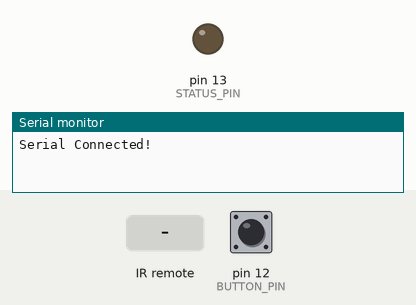
Bench run of a sketch on a simulated Arduino Uno, built with avr-gcc and run on an emulated ATmega328P. Parts: output pins drawn as LEDs (lit = HIGH), the last lines printed to the serial monitor. Dashed ring = blinking. The inputs (shaded band) are chosen by the test bench; at power-on: pin 12 (BUTTON_PIN) LOW.

Above: at 1.2 s.
1.3 s: pin 12 (BUTTON_PIN) pulled HIGH for 1 s
At 1.8 s:
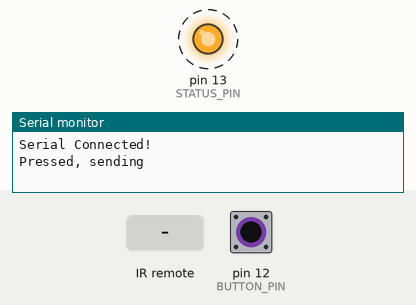
4.1 s: infrared code 0x4BB6906F received
7.1 s: pin 12 (BUTTON_PIN) pulled HIGH for 3.2 s
At 7.5 s:
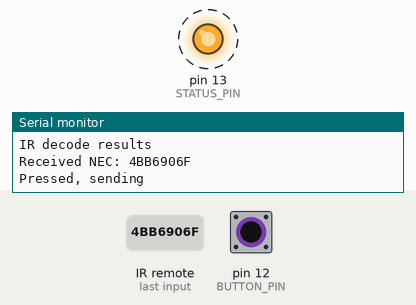
Timing chart, 0 to 12.2 s (numbered marks = the images above; inputs shaded):
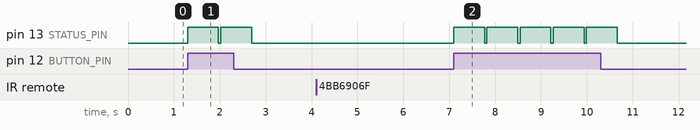

Measured:
- after the input at 1.3 s, pin 13 (STATUS_PIN): alternates HIGH for 0.67 s and LOW for 0.05 s, 4 changes in all, then stays LOW, starting at once
- after the input at 7.1 s, pin 13 (STATUS_PIN): alternates HIGH for 0.67 s and LOW for 0.05 s, 10 changes in all, then stays LOW, starting at once

The sketch:

StereoSourceSwitcher.ino
```cpp
// (licence header left out)
#include <IRremote.h>

int RECV_PIN = 11;
int BUTTON_PIN = 12;
int STATUS_PIN = 13;

IRsend irsend;
IRrecv irrecv(RECV_PIN);

unsigned long CD_MODE = 0x4BB6906F;
unsigned long V2_MODE = 0x4BB6708F;

decode_results results;
String inputString = "";         // a string to hold incoming data
boolean stringComplete = false;  // whether the string is complete
int lastButtonState;
boolean sending = false;

void setup()
{

  irrecv.enableIRIn(); // Start the receiver
  pinMode(BUTTON_PIN, INPUT);
  pinMode(STATUS_PIN, OUTPUT);

  // initialize serial:
  Serial.begin(9600);

  while (!Serial) {
    ; // wait for serial port to connect. Needed for native USB port only
  }

  Serial.println("Serial Connected!");

  // reserve 200 bytes for the inputString:
  inputString.reserve(200);
}


void repeatIR(unsigned long hexCommand) {

  //sending = true;

  for (int i = 0; i < 4; i++) {

    irsend.sendNEC(hexCommand, 32);
    delay(100); // Wait a bit between retransmissions
  }

  irrecv.enableIRIn();
}

// Storage for the recorded code
int codeType = -1; // The type of code
unsigned long codeValue; // The code value if not raw
unsigned int rawCodes[RAWBUF]; // The durations if raw
int codeLen; // The length of the code
int toggle = 0; // The RC5/6 toggle state

// Stores the code for later playback
// Most of this code is just logging
void storeCode(decode_results *results) {

  //Serial.println("Decoding IR input");

  codeType = results->decode_type;
  //int count = results->rawlen;
  if (codeType == UNKNOWN) {
    Serial.println("Received unknown code, saving as raw");
    codeLen = results->rawlen - 1;
    // To store raw codes:
    // Drop first value (gap)
    // Convert from ticks to microseconds
    // Tweak marks shorter, and spaces longer to cancel out IR receiver distortion
    for (int i = 1; i <= codeLen; i++) {
      if (i % 2) {
        // Mark
        rawCodes[i - 1] = results->rawbuf[i]*USECPERTICK - MARK_EXCESS;
        Serial.print(" m");
      }
      else {
        // Space
        rawCodes[i - 1] = results->rawbuf[i]*USECPERTICK + MARK_EXCESS;
        Serial.print(" s");
      }
      Serial.print(rawCodes[i - 1], DEC);
    }
    Serial.println("");
  }
  else {
    if (codeType == NEC) {
      Serial.print("Received NEC: ");
      if (results->value == REPEAT) {
        // Don't record a NEC repeat value as that's useless.
        Serial.println("repeat; ignoring.");
        return;
      }
    }
    else if (codeType == SONY) {
      Serial.print("Received SONY: ");

      //if waking sony tv, switch stereo to video 2:
      if(results->value == 0x750){

        //Serial.print("HEREEREERE");
        repeatIR(V2_MODE);
      }

    }
    else if (codeType == PANASONIC) {
      Serial.print("Received PANASONIC: ");
    }
    else if (codeType == JVC) {
      Serial.print("Received JVC: ");
    }
    else if (codeType == RC5) {
      Serial.print("Received RC5: ");
    }
    else if (codeType == RC6) {
      Serial.print("Received RC6: ");
    }
    else {
      Serial.print("Unexpected codeType ");
      Serial.print(codeType, DEC);
      Serial.println("");
    }
    Serial.println(results->value, HEX);
    codeValue = results->value;
    codeLen = results->bits;
    //Serial.println(codeLen);
  }
}

void loop() {

	// If button pressed, send the code.
  int buttonState = digitalRead(BUTTON_PIN);

  if (lastButtonState == HIGH && buttonState == LOW) {
    Serial.println("Released");
  }

  if (buttonState) {
    Serial.println("Pressed, sending");
    digitalWrite(STATUS_PIN, HIGH);

    repeatIR(V2_MODE);

    //irsend.sendSony(0x750, 12);

    digitalWrite(STATUS_PIN, LOW);
    delay(50); // Wait a bit between retransmissions
  }

  lastButtonState = buttonState;

  //Serial.println("Checking IR in");
  //watch for IR in
  if (irrecv.decode(&results)) {
    Serial.println("IR decode results");
    digitalWrite(STATUS_PIN, HIGH);
    storeCode(&results);
    irrecv.resume(); // resume receiver
    digitalWrite(STATUS_PIN, LOW);
  }

  // print the string when a newline arrives:
  if (stringComplete) {

    Serial.print("Received: " + inputString);

    if(inputString == "CD\n"){

      repeatIR(CD_MODE);

      Serial.print("Switched to: " + inputString);
    }

    if(inputString == "V2\n"){

      repeatIR(V2_MODE);

      Serial.print("Switched to: " + inputString);
    }

    // clear the string:
    inputString = "";
    stringComplete = false;
  }
}

void serialEvent() {
  while(Serial.peek() > 0) {
  //while (Serial.available()) {
    // get the new byte:
    char inChar = (char)Serial.read();
    // add it to the inputString:
    inputString += inChar;
    // if the incoming character is a newline, set a flag
    // so the main loop can do something about it:
    if (inChar == '\n') {
      stringComplete = true;
      return;
    }
  }
}
```
